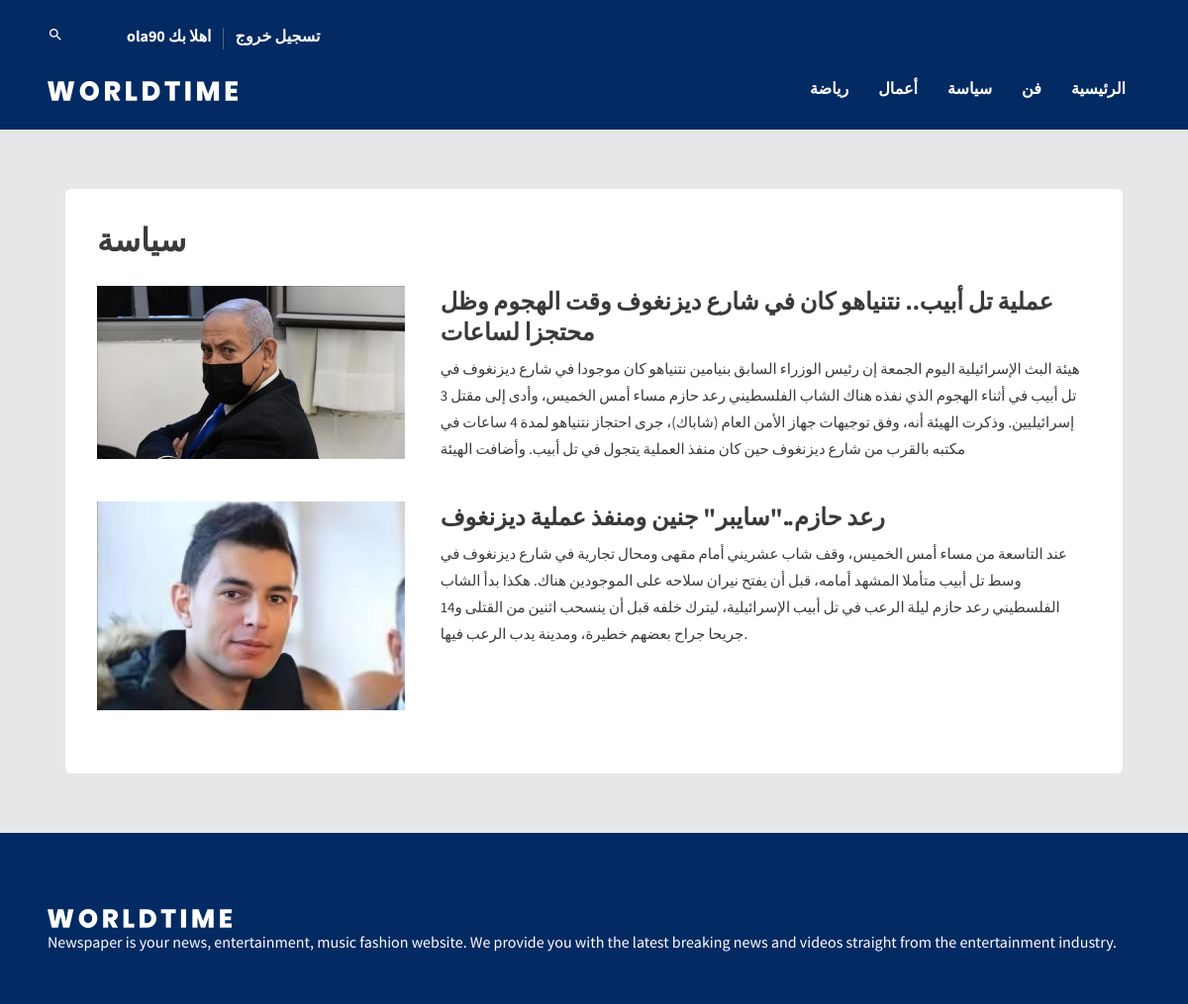
The app's page /users/page.php?id=12 (signed in) with its own data.
### tables this page shows
CREATE TABLE `category` (
  `catID` int(11) NOT NULL,
  `name` varchar(200) NOT NULL,
  `created_at` datetime NOT NULL DEFAULT current_timestamp()
);

CREATE TABLE `news` (
  `newsID` int(11) NOT NULL,
  `title` varchar(200) NOT NULL,
  `body` text NOT NULL,
  `image` varchar(250) NOT NULL,
  `catID` int(11) NOT NULL,
  `userID` int(11) NOT NULL,
  `created_at` datetime NOT NULL DEFAULT current_timestamp()
);

### handlers/get/getcat.php (called while the page is built)
<?PHP
$sql="SELECT * FROM category";
$get=mysqli_query($conn,$sql);
?>

### users/handlers/getnewsByCat.php (called while the page is built)
<?php
$sql="SELECT * ,category.name FROM `news`JOIN category ON news.catID=category.catID
WHERE category.catID=$id  ORDER BY newsID DESC";
$news=mysqli_query($conn,$sql);

### users/page.php (the view, shortened to what this page needs)
<?php
if(isset($_SESSION['name'])){
  require("../handlers/connect.php");
 require("include/header.php");
 $id=$_GET['id'];
require("handlers/getnewsByCat.php");
$sql="SELECT * FROM category WHERE catID=$id";
$cat1=mysqli_query($conn,$sql);
$cat=mysqli_fetch_assoc($cat1);
  ?>
        <div class="content-wrapper">
          <div class="container">
            <div class="col-sm-12">
              <div class="card" data-aos="fade-up">
                <div class="card-body">
                  <div class="row">
                    <div class="col-sm-12">
                      <h1 class="font-weight-600 mb-4">
                        <?= $cat['name'];?>
                      </h1>
                    </div>
                  </div>
                  <div class="row">
                    <div class="col-lg-12">
<?php while($new=mysqli_fetch_assoc($news)){?>
                      <div class="row">
                        <div class="col-sm-4 grid-margin">
                          <div class="rotate-img">
                            <img
                              src="../handlers/upload/<?=$new['image']?>  "
                              alt="banner"
                              class="img-fluid"
                            />
                          </div>
                        </div>
                        <div class="col-sm-8 grid-margin">
                          <h2 class="font-weight-600 mb-2">
<?=$new['title']?>                          </h2>
                          <p class="fs-15">
                          <?=$new['body']?>
                          </p>
                        </div>
                      </div>
<?php }?>
                    </div>
                  </div>
                </div>
              </div>
            </div>
          </div>
        </div>
        <?php
  require("include/footer.php");
}
else{
  header("Location:../login.php");
} ?>

### users/include/header.php (shortened to what this page needs)
<?php
  require("../handlers/get/getcat.php");
?>
<!DOCTYPE html>
<html lang="en">
  <head>
    <link
      rel="stylesheet"
      href="./assets/vendors/mdi/css/materialdesignicons.min.css"
    />
    <link rel="stylesheet" href="assets/vendors/aos/dist/aos.css/aos.css" />
    <link rel="stylesheet" href="assets/css/style.css">
  </head>
  <body>
    <div class="container-scroller">
      <div class="main-panel">
        <header id="header">
          <div class="container">
            <nav class="navbar navbar-expand-lg navbar-light">
              <div class="navbar-top">
                <div class="d-flex justify-content-between align-items-center">
                  <ul class="navbar-top-right-menu">
                    <li class="nav-item">
                      <a href="#" class="nav-link"><i class="mdi mdi-magnify"></i></a>
                    </li>
                    <li class="nav-item">
                      <a href="../profile.php" class="nav-link">  <?= $_SESSION['name'];?>  اهلا بك </a>
                    </li>
                    <li class="nav-item">
                      <a href="../handlers/logout.php" class="nav-link">تسجيل خروج</a>
                    </li>
                  </ul>
                </div>
              </div>
              <div class="navbar-bottom">
                <div class="d-flex justify-content-between align-items-center">
                  <div>
                    <a class="navbar-brand" href="#"
                      ><img src="assets/images/logo.svg" alt=""
                    /></a>
                  </div>
                  <div>
                    <div
                      class="navbar-collapse justify-content-center collapse"
                      id="navbarSupportedContent"
                    >
                      <ul
                        class="navbar-nav d-lg-flex justify-content-between align-items-center"
                      >
<?php
                        while($cat=mysqli_fetch_assoc($get)){?>
                        <li class="nav-item">
                          <a class="nav-link" href="page.php?id=<?=$cat['catID']?>"><?=$cat['name'];?></a>
                        </li>
                        <?php }?>
                        <li class="nav-item active">
                          <a class="nav-link" href="index.php">الرئيسية</a>
                        </li>
                      </ul>
                    </div>
                  </div>
                </div>
              </div>
            </nav>
          </div>
        </header>

### users/include/footer.php (shortened to what this page needs)
        <footer>
          <div class="footer-top">
            <div class="container">
              <div class="row">
                <div class="col-sm-12">
                  <img src="assets/images/logo.svg" class="footer-logo" alt="" />
                  <h5 class="font-weight-normal mt-1 mb-1">
                    Newspaper is your news, entertainment, music fashion website. We
                    provide you with the latest breaking news and videos straight from
                    the entertainment industry.
                  </h5>
                </div>
              </div>
            </div>
          </div>
        </footer>
      </div>
    </div>
  </body>
</html>

### records on screen
category: name "رياضة"
category: name "أعمال"
category: name "سياسة"
category: name "فن"
news: image (picture), title "عملية تل أبيب.. نتنياهو كان في شارع ديزنغوف وقت الهجوم وظل محتجزا لساعات", body "هيئة البث الإسرائيلية اليوم الجمعة إن رئيس الوزراء السابق بنيامين نتنياهو كان موجودا في شارع ديزنغوف في تل أبيب في أثناء الهجوم الذي نفذه هناك الشاب الفلسطيني رعد حازم مساء أمس الخميس، وأدى إلى مقتل 3 إسرائيليين. وذكرت الهيئة أنه، وفق توجيهات جهاز الأمن العام (شاباك)، جرى احتجاز نتنياهو لمدة 4 ساعات في مكتبه بالقرب من شارع ديزنغوف حين كان منفذ العملية يتجول في تل أبيب. وأضافت الهيئة"
news: image (picture), title "رعد حازم..\"سايبر\" جنين ومنفذ عملية ديزنغوف", body "عند التاسعة من مساء أمس الخميس، وقف شاب عشريني أمام مقهى ومحال تجارية في شارع ديزنغوف في وسط تل أبيب متأملا المشهد أمامه، قبل أن يفتح نيران سلاحه على الموجودين هناك. هكذا بدأ الشاب الفلسطيني رعد حازم ليلة الرعب في تل أبيب الإسرائيلية، ليترك خلفه قبل أن ينسحب اثنين من القتلى و14 جريحا جراح بعضهم خطيرة، ومدينة يدب الرعب فيها."

### other values on screen
$_SESSION['name'] "ola90"
